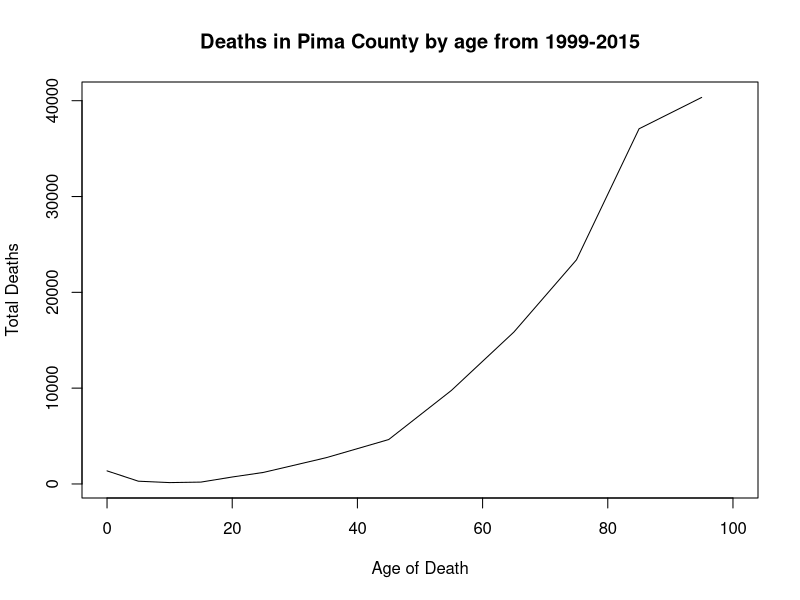
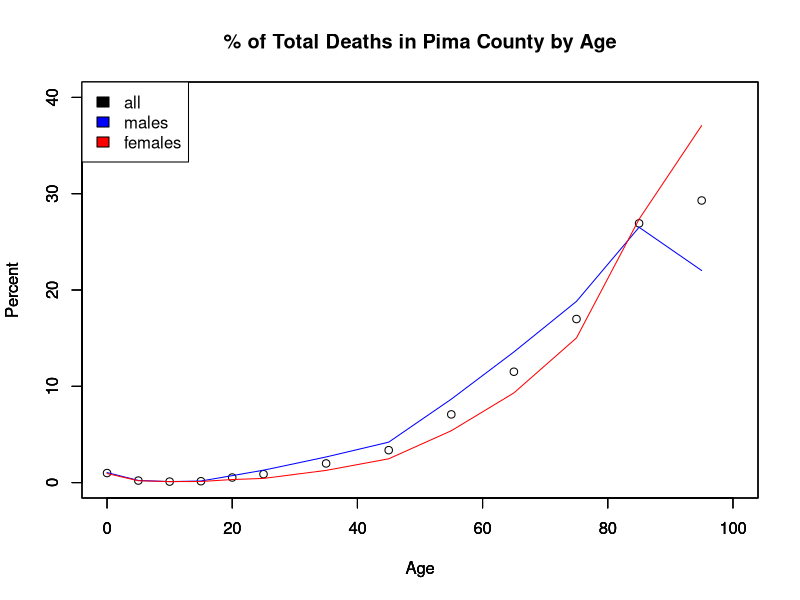
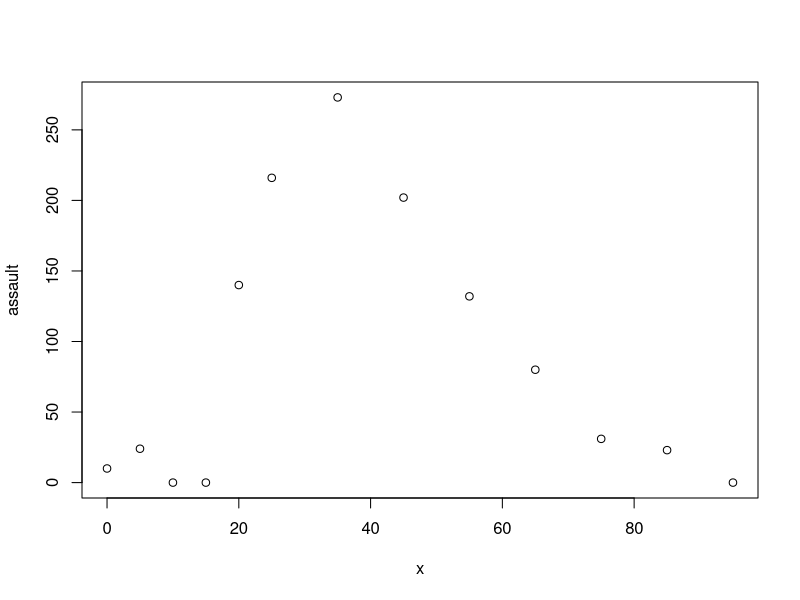
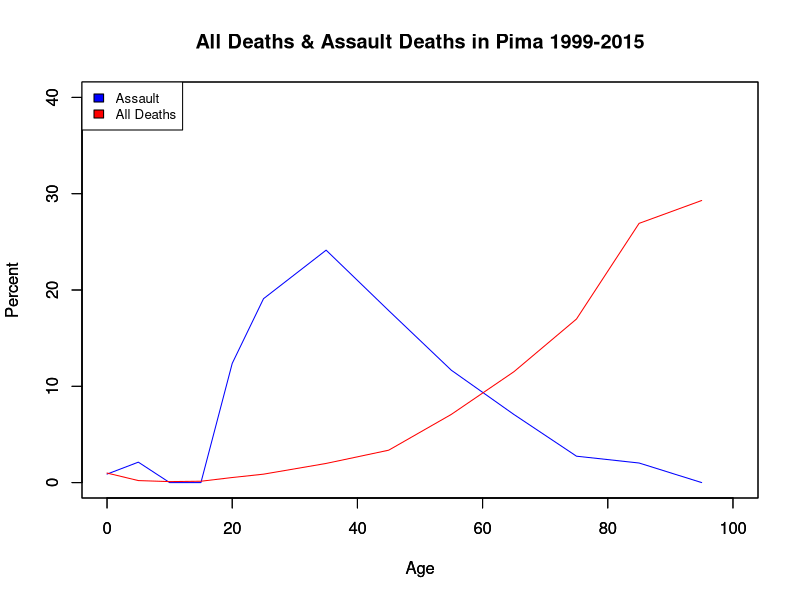
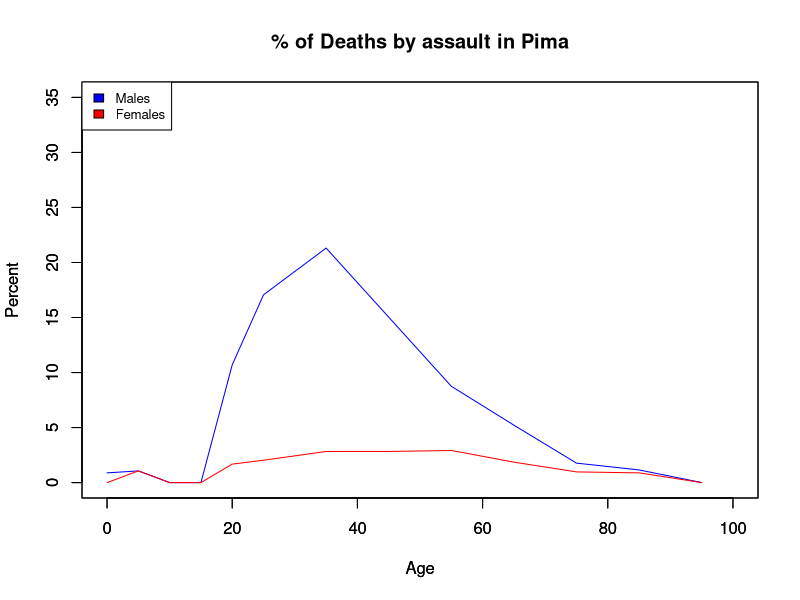
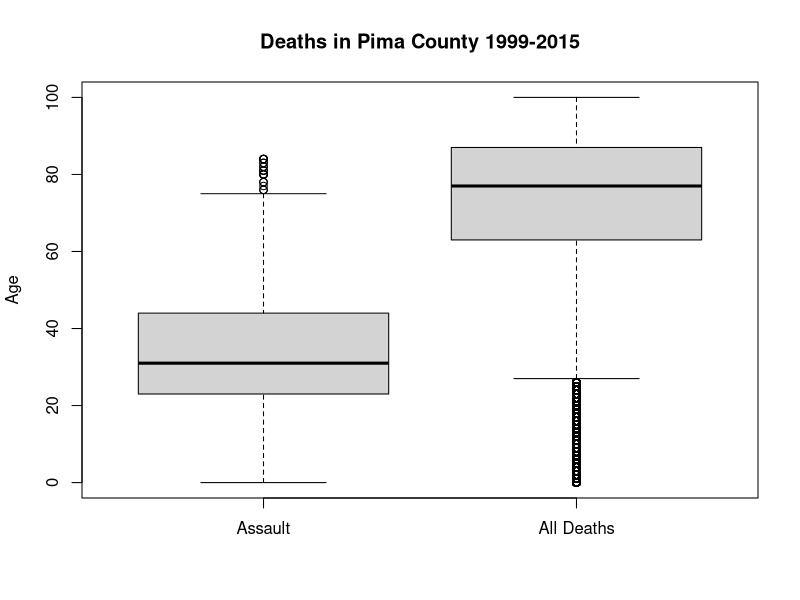
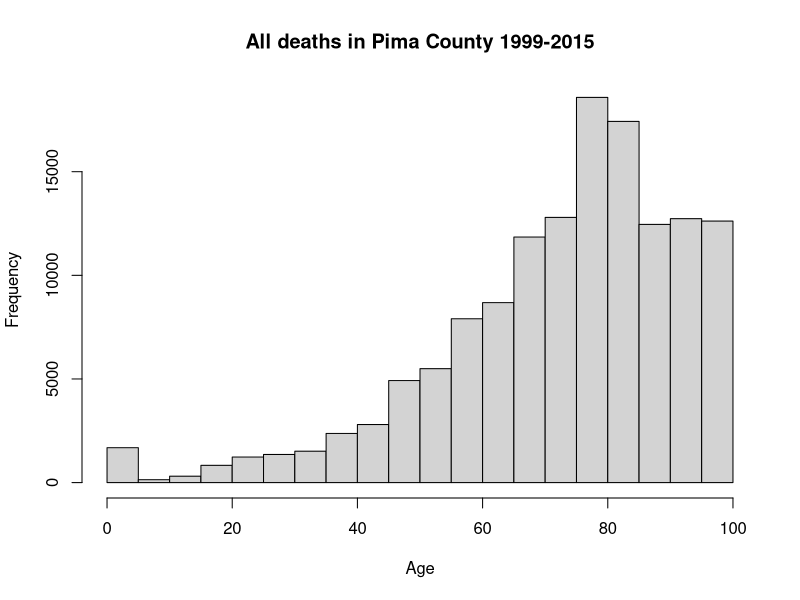
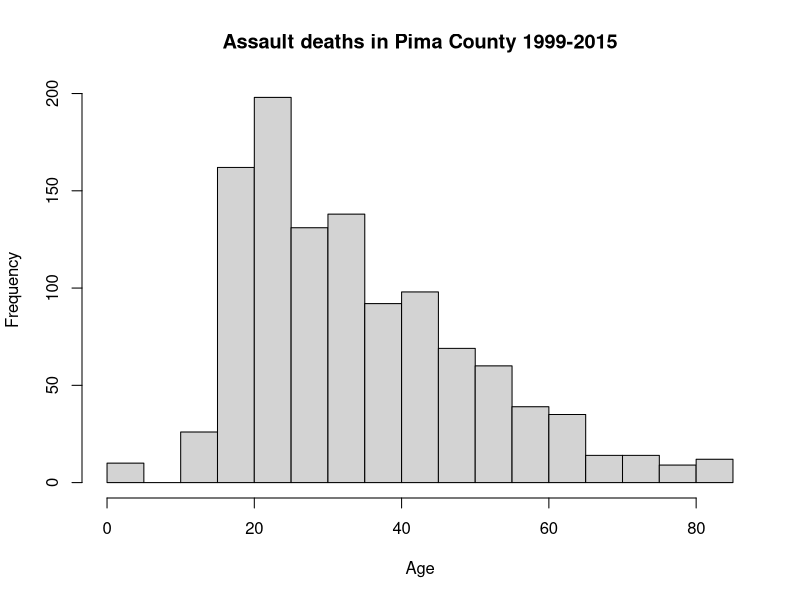

The R script that drew these images, in order:
## ---- chunk 1
#create data for all deaths in Pima county by age group
pimadeath<-c(1365,288,142,194,726,1206,2740,4636,9753,15855,23393,37072,40345)
#define age groups
#*(age is in ranges <1 , 1-4, 5-9, 10-14, 15-19,20-24,
# 25-34,35-44, 45-54, 55-64, 65-74, 75-84, 85+)
x<-c(0,5,10,15,20,25,35,45,55,65,75,85,95)
#Plot Total Deaths in Pima by age
plot(x,pimadeath,
     xlab="Age of Death",
     ylab="Total Deaths",
     main = "Deaths in Pima County by age from 1999-2015",
     xlim=c(0,100),
     type = "l")
## ---- chunk 2
#Create new data for Total deaths by age group as a percent of the total deaths
pertotal<-(100*pimadeath/sum(pimadeath))
#Plot total deaths per age group in pima county as a percent of the total deaths
plot(x,pertotal,
     main="% of Total Deaths in Pima County by Age",
     xlab="Age",
     ylab="Percent",
     xlim=c(0,100),
     ylim = c(0,40))
## ---- chunk 3
#Create data Total deaths for males by age group
mtotal<-c(741,159,74,118,515,917,1896,2991,6170,9658,13397,18873,15676)
pmtotal<-c(100*mtotal/sum(mtotal))
#Create Data for total deaths for females by age group
ftotal<-c(624,129,68,76,211,289,844,1645,3583,6197,9996,18199,24669)
pftotal<-c(100*ftotal/sum(ftotal))
#Add the female and male totals to the graph
par(new=TRUE)
plot(x,pmtotal,
     xlab="Age",
     ylab="Percent",
     xlim=c(0,100),
     ylim=c(0,40),
     type="l",
     col="blue")
par(new=TRUE)
plot(x,pftotal,
     xlab="Age",
     ylab="Percent",
     xlim=c(0,100),
     ylim=c(0,40),
     type="l",
     col="red")
legend("topleft",
       c("all","males","females"),
       fill =c("black","blue","red"))
## ---- chunk 4
#look at assault as the cause of death
assault<-c(10,24,0,0,140,216,273,202,132,80,31,23,0)
plot(x,assault)
passault<-c(100*assault/sum(assault))
plot(x,passault,
     xlab="Age",
     ylab="Percent",
     xlim=c(0,100),
     ylim=c(0,40),
     type="l",
     col="blue")
par(new=TRUE)
plot(x,pertotal,
     main="All Deaths & Assault Deaths in Pima 1999-2015",
     xlab="Age",
     ylab="Percent",
     xlim=c(0,100),
     ylim=c(0,40),
     type="l",
     col="red")
legend("topleft",
       c("Assault","All Deaths"),
       fill = c("blue","red"),
       cex=0.8)
## ---- chunk 5
#Look at likelihood of death by assault if male vs female
#Assault deaths of males and females
amale<-c(10,12,0,0,121,193,241,170,99,59,20,13,0)
afemale<-c(0,12,0,0,19,23,32,32,33,21,11,10,0)
massault<-c(100*amale/sum(assault))
fassault<-c(100*afemale/sum(assault))
#Plot male vs female assault deaths
plot(x,massault,
     xlab="Age",
     ylab="Percent",
     xlim=c(0,100),
     ylim=c(0,35),
     type="l",
     col="blue")
par(new=TRUE)
plot(x,fassault,
     main="% of Deaths by assault in Pima",
     xlab="Age",
     ylab="Percent",
     xlim=c(0,100),
     ylim=c(0,35),
     type="l",
     col="red")
legend("topleft",
       c("Males","Females"),
       fill = c("blue","red"),
       cex=0.8)
## ---- chunk 6
#make a sample of the ages when an individual
#died from any cause in pima county (Since data was in age ranges
#we need to make a sample of the possible ages)
bages<-sample(c(0:1),1365,replace=TRUE)
bbages<-sample(c(1:4),288,replace=TRUE)
bcages<-sample(c(5:9),142,replace=TRUE)
bdages<-sample(c(10:14),194,replace=TRUE)
beages<-sample(c(15:19),726,replace=TRUE)
bfages<-sample(c(20:24),1206,replace=TRUE)
bgages<-sample(c(25:34),2740,replace=TRUE)
bhages<-sample(c(35:44),4636,replace=TRUE)
biages<-sample(c(45:54),9753,replace=TRUE)
bjages<-sample(c(55:64),15855,replace=TRUE)
bkages<-sample(c(65:74),23393,replace=TRUE)
blages<-sample(c(75:84),37072,replace=TRUE)
bmages<-sample(c(85:100),40345,replace=TRUE)
allages<-c(bages,bbages,bcages,bdages,beages,bfages,bgages,bhages,biages,bjages,bkages,blages,bmages)
#look at 5 number summary for all deaths in pima county
summary(allages)
## ---- chunk 7
#make a sample of the ages when an individual died of an assault
# in Pima County (Since data was in age ranges
# we need to make a sample of the possible ages)
aages<-sample(c(0:1),10,replace=TRUE)
abages<-sample(c(15:19),140,replace=TRUE)
acages<-sample(c(20:24),216,replace=TRUE)
adages<-sample(c(25:34),273,replace=TRUE)
aeages<-sample(c(35:44),202,replace=TRUE)
afages<-sample(c(45:54),132,replace=TRUE)
agages<-sample(c(55:64),80,replace=TRUE)
ahages<-sample(c(65:74),31,replace=TRUE)
aiages<-sample(c(75:84),23,replace=TRUE)
assaultages<-c(aages,abages,acages,adages,aeages,afages,agages,ahages,aiages)
#look at 5 number summary and plots for assaults in Pima
summary(assaultages)
## ---- chunk 8
#look at differences between all deaths and death by assault
boxplot(assaultages,allages,
        main=c("Deaths in Pima County 1999-2015"),
        ylab=c("Age"),
        names=c("Assault","All Deaths"))
hist(allages,
     main=c("All deaths in Pima County 1999-2015"),
     xlab=c("Age"),)
hist(assaultages,
     main=c("Assault deaths in Pima County 1999-2015"),
     xlab=c("Age"))
#Plot Q - Q plot of deaths
#This is not normal distribution
qqplot(sort(allages),sort(assaultages),
       xlim=c(0,100),
       ylim=c(0,100),
       col="black",
       xlab = c("All Deaths"),
       ylab = c("Assault Deaths"),
       main=c("Q - Q plot of All vs Assault Deaths in Pima"))
abline(a=0,b=1)
q<-c(0.25,0.50,0.75)
points(quantile(allages,q),quantile(assaultages,q),col=rainbow(3),pch=19)
legend("topleft",
       c("1st quantile","2nd quantile", "3rd quantile"),
       fill = c(rainbow(3)),
       cex=0.8)
## ---- chunk 9
#Look at Maricopa County
#create data for all deaths in Maricopa county by age group
mardeath<-c(6350,1276,626,760,2828,4672,10266,16513,32562,52340,76485,119844,131957)
#define age groups
#*(age is in ranges <1 , 1-4, 5-9, 10-14, 15-19,20-24,
# 25-34,35-44, 45-54, 55-64, 65-74, 75-84, 85+)
x<-c(0,5,10,15,20,25,35,45,55,65,75,85,95)
#Plot Total Deaths in Maricopa by age
plot(x,mardeath,
     xlab="Age of Death",
     ylab="Total Deaths",
     main = "Deaths in Maricopa County by age from 1999-2015",
     xlim=c(0,100),
     type = "l")
## ---- chunk 10
#Create new data for Total deaths by age group as a percent of the total deaths
mpertotal<-(100*mardeath/sum(mardeath))
#Plot total deaths per age group in Maricopa county as a percent of the total deaths
plot(x,mpertotal,
     main="% of Total Deaths in Maricopa County by Age",
     xlab="Age",
     ylab="Percent",
     xlim=c(0,100),
     ylim = c(0,40))
## ---- chunk 11
#Create data Total deaths for males by age group
mmtotal<-c(3542,715,351,462,2089,3636,7426,10744,20650,31416,43473,60818,50196)
mpmtotal<-c(100*mmtotal/sum(mmtotal))
#Create Data for total deaths for females by age group
mftotal<-c(2808,561,275,298,739,1036,2840,5769,11912,20924,33012,59026,81761)
mpftotal<-c(100*mftotal/sum(mftotal))
#Add the female and male totals to the graph
par(new=TRUE)
plot(x,mpmtotal,
     xlab="Age",
     ylab="Percent",
     xlim=c(0,100),
     ylim=c(0,40),
     type="l",
     col="blue")
par(new=TRUE)
plot(x,mpftotal,
     xlab="Age",
     ylab="Percent",
     xlim=c(0,100),
     ylim=c(0,40),
     type="l",
     col="red")
legend("topleft",
       c("all","males","females"),
       fill =c("black","blue","red"))
## ---- chunk 12
#look at assault as the cause of death
marassault<-c(80,91,29,49,537,913,1431,839,550,237,94,70,58)
plot(x,marassault)
marpassault<-c(100*marassault/sum(marassault))
plot(x,marpassault,
     xlab="Age",
     ylab="Percent",
     xlim=c(0,100),
     ylim=c(0,40),
     type="l",
     col="blue")
par(new=TRUE)
plot(x,mpertotal,
     main="All Deaths & Assault Deaths in Maricopa 1999-2015",
     xlab="Age",
     ylab="Percent",
     xlim=c(0,100),
     ylim=c(0,40),
     type="l",
     col="red")
legend("topleft",
       c("Assault","All Deaths"),
       fill = c("blue","red"),
       cex=0.8)
## ---- chunk 13
#Look at likelihood of death by assault if male vs female
#Assault deaths of males and females
mamale<-c(46,47,19,34,448,792,1239,672,416,166,65,33,44)
mafemale<-c(34,44,10,15,89,121,192,167,134,71,29,37,14)
mmassault<-c(100*mamale/sum(marassault))
mfassault<-c(100*mafemale/sum(marassault))
#Plot male vs female assault deaths
plot(x,mmassault,
     xlab="Age",
     ylab="Percent",
     xlim=c(0,100),
     ylim=c(0,35),
     type="l",
     col="blue")
par(new=TRUE)
plot(x,mfassault,
     main="% of Deaths by Assault in Maricopa",
     xlab="Age",
     ylab="Percent",
     xlim=c(0,100),
     ylim=c(0,35),
     type="l",
     col="red")
legend("topleft",
       c("Males","Females"),
       fill = c("blue","red"),
       cex=0.8)
## ---- chunk 14
#make a sample of the ages when an individual
#died from any cause in Maricopa county (Since data was in age ranges
#we need to make a sample of the possible ages)
mbages<-sample(c(0:1),6350,replace=TRUE)
mbbages<-sample(c(1:4),1276,replace=TRUE)
mbcages<-sample(c(5:9),626,replace=TRUE)
mbdages<-sample(c(10:14),760,replace=TRUE)
mbeages<-sample(c(15:19),2828,replace=TRUE)
mbfages<-sample(c(20:24),4672,replace=TRUE)
mbgages<-sample(c(25:34),10266,replace=TRUE)
mbhages<-sample(c(35:44),16513,replace=TRUE)
mbiages<-sample(c(45:54),32562,replace=TRUE)
mbjages<-sample(c(55:64),52340,replace=TRUE)
mbkages<-sample(c(65:74),76485,replace=TRUE)
mblages<-sample(c(75:84),119844,replace=TRUE)
mbmages<-sample(c(85:100),131957,replace=TRUE)
mallages<-c(mbages,mbbages,mbcages,mbdages,mbeages,mbfages,mbgages,mbhages,mbiages,mbjages,mbkages,mblages,mbmages)
#look at 5 number summary for all deaths in pima county
summary(mallages)
## ---- chunk 15
#make a sample of the ages when an individual died of an assault
# in Maricopa County (Since data was in age ranges
# we need to make a sample of the possible ages)
maages<-sample(c(0:1),80,replace=TRUE)
mabages<-sample(c(1:4),91,replace=TRUE)
macages<-sample(c(5:9),29,replace=TRUE)
madages<-sample(c(10:14),49,replace=TRUE)
maeages<-sample(c(15:19),537,replace=TRUE)
mafages<-sample(c(20:24),913,replace=TRUE)
magages<-sample(c(25:34),1431,replace=TRUE)
mahages<-sample(c(35:44),839,replace=TRUE)
maiages<-sample(c(45:54),550,replace=TRUE)
majages<-sample(c(55:64),237,replace=TRUE)
makages<-sample(c(65:74),94,replace=TRUE)
malages<-sample(c(75:84),70,replace=TRUE)
mamages<-sample(c(85:100),58,replace=TRUE)
massaultages<-c(maages,mabages,macages,madages,maeages,mafages,magages,mahages,maiages,majages,makages,malages,makages)
#look at 5 number summary and plots for assaults in Maricopa County
summary(massaultages)
## ---- chunk 16
#look at differences between all deaths and death by assault
boxplot(massaultages,mallages,
        main=c("Deaths in Maricopa County 1999-2015"),
        ylab=c("Age"),
        names=c("Assault","All Deaths"))
hist(mallages,
     main=c("All deaths in Maricopa County 1999-2015"),
     xlab=c("Age"),)
hist(massaultages,
     main=c("Assault deaths in Maricopa County 1999-2015"),
     xlab=c("Age"))
## ---- chunk 17
#Plot Q - Q plot of deaths
#This is not normal distribution
qqplot(sort(mallages),sort(massaultages),
       xlim=c(0,100),
       ylim=c(0,100),
       col="black",
       xlab = c("All Deaths"),
       ylab = c("Assault Deaths"),
       main=c("Q - Q plot of All vs Assault Deaths in Maricopa"))
abline(a=0,b=1)
q<-c(0.25,0.50,0.75)
points(quantile(mallages,q),quantile(massaultages,q),col=rainbow(3),pch=19)
legend("topleft",
       c("1st quantile","2nd quantile", "3rd quantile"),
       fill = c(rainbow(3)),
       cex=0.8)
#The two counties look similar and have simliar means. Let's
#look at the deaths by assault between the two counties
pima=assault/pimadeath*100
mar=marassault/mardeath*100
qqplot(sort(pima),sort(mar),
       xlim=c(0,30),
       ylim=c(0,30),
       col="black",
       xlab = c("Pima Assault Deaths"),
       ylab = c("Maricopa Assault Deaths"),
       main=c("Q - Q plot of Assault Deaths in Pima vs Maricopa"))
abline(a=0,b=1)
q<-c(0.25,0.50,0.75)
points(quantile(pima,q),quantile(mar,q),col=rainbow(3),pch=19)
legend("bottomright",
       c("1st quantile","2nd quantile", "3rd quantile"),
       fill = c(rainbow(3)),
       cex=0.8)
## ---- chunk 18

#Run a t-test to see if the difference of the means of the percentage of
#people in each age group who die due to assault is statistically significant
#in Pima and Maricopa county Arizona.
#H0: There is no difference in the means of the percent of people who die from assault (as opposed to all causes of death) in Pima county and Maricopa county.
#H1: The percent of people who die from assault is greater in Maricopa county than in Pima county.
t.test(mar,pima,alternative=c("greater"),paired=TRUE)

